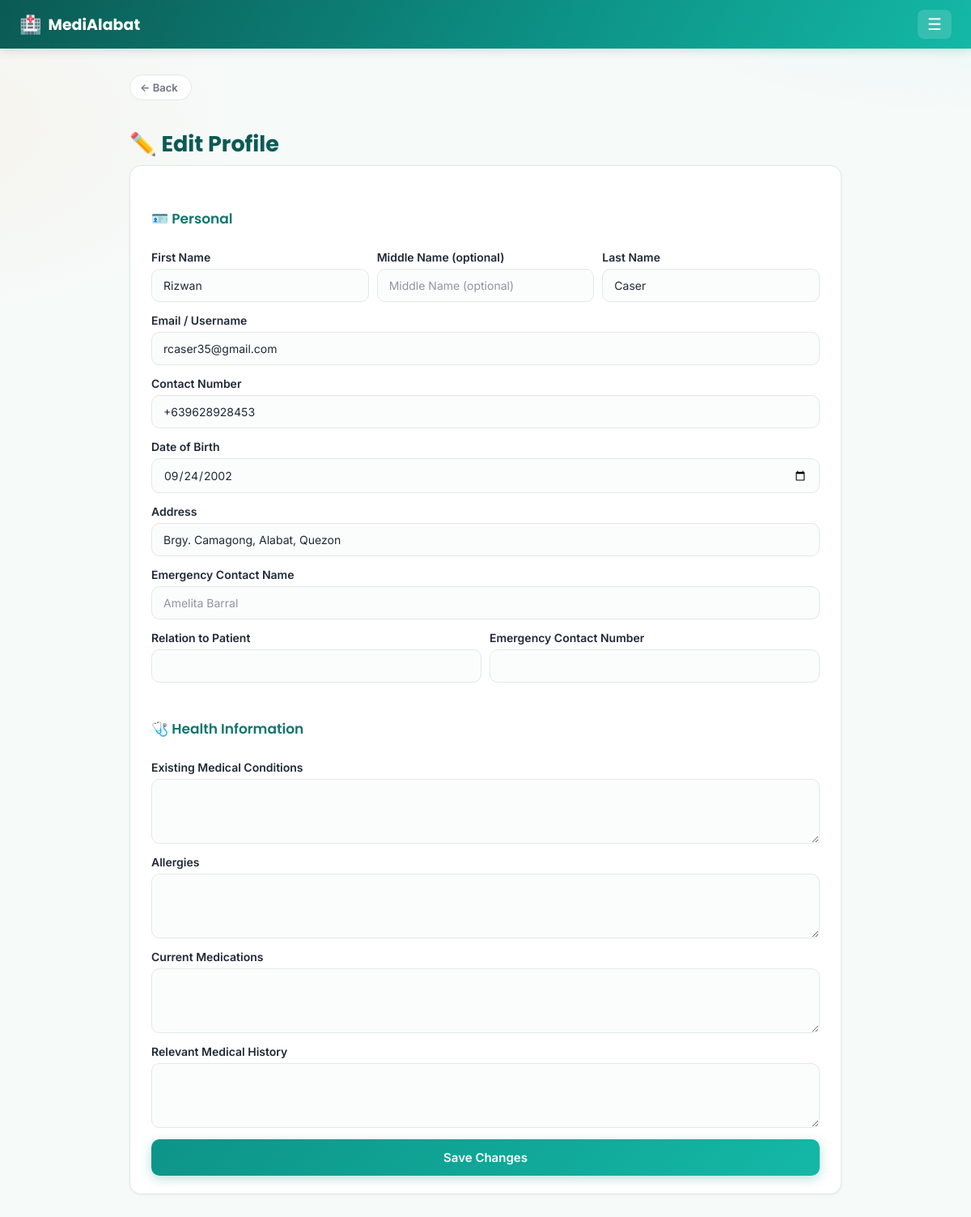
The app's page /profile/edit (signed in) with its own data.
### tables this page shows
CREATE TABLE users (
    id INTEGER PRIMARY KEY AUTOINCREMENT,
    role TEXT NOT NULL CHECK(role IN ('patient', 'staff')),
    full_name TEXT NOT NULL,
    email TEXT UNIQUE NOT NULL,
    password_hash TEXT NOT NULL,
    contact_number TEXT,
    created_at TEXT DEFAULT CURRENT_TIMESTAMP
, first_name TEXT, middle_name TEXT, last_name TEXT, status TEXT NOT NULL DEFAULT 'active', reviewed_by INTEGER, reviewed_at TEXT);

CREATE TABLE patient_profiles (
    user_id INTEGER PRIMARY KEY REFERENCES users(id) ON DELETE CASCADE,
    date_of_birth TEXT,
    address TEXT,
    sex TEXT,
    emergency_contact TEXT,
    existing_conditions TEXT,
    allergies TEXT,
    medications TEXT,
    medical_history TEXT
, emergency_contact_name TEXT, emergency_contact_relation TEXT, emergency_contact_number TEXT);

### app.py (the view, shortened to what this page needs)
@app.route("/profile/edit", methods=["GET", "POST"])
@login_required(role="patient")
def patient_profile_edit(user):
    conn = get_db()
    profile = conn.execute("SELECT * FROM patient_profiles WHERE user_id = ?", (user["id"],)).fetchone()
    conn.close()
    return render_template("patient/profile_edit.html", profile=profile, user=user)

### app.py (called while the page is built)
def current_user():
    if "user_id" not in session:
        return None
    conn = get_db()
    user = conn.execute("SELECT * FROM users WHERE id = ?", (session["user_id"],)).fetchone()
    conn.close()
    return user

def current_lang():
    return session.get("lang", DEFAULT_LANG)

@app.context_processor
def inject_globals():
    lang = current_lang()
    def fdate(d):
        """'October 8, 2026' / 'Oktubre 8, 2026' — month name follows the active language."""
        return f"{_t('month.' + str(d.month), lang=lang)} {d.day}, {d.year}"
    def fdatetime(value):
        """Format a stored 'YYYY-MM-DD HH:MM' string; returns '' for empty/unparseable values."""
        try:
            dt = datetime.strptime(value, "%Y-%m-%d %H:%M")
        except (TypeError, ValueError):
            return ""
        hour12 = dt.hour % 12 or 12
        return f"{fdate(dt.date())} · {hour12}:{dt.minute:02d} {'AM' if dt.hour < 12 else 'PM'}"
    return {
        "current_user": current_user(),
        "current_lang": lang,
        "t": lambda key, **kwargs: _t(key, lang=lang, **kwargs),
        "fdate": fdate,
        "fdatetime": fdatetime,
    }

def login_required(role=None):
    def decorator(view):
        @functools.wraps(view)
        def wrapped(*args, **kwargs):
            user = current_user()
            if user is None:
                return redirect(url_for("login"))
            if user["role"] == "staff" and user["status"] != "active":
                session.clear()                    # an unapproved / rejected staff account must never get in
                return redirect(url_for("login"))
            if role and user["role"] != role:
                abort(403)
            return view(user, *args, **kwargs)
        return wrapped
    return decorator

### db.py (called while the page is built)
def get_db():
    conn = sqlite3.connect(DB_PATH)
    conn.row_factory = sqlite3.Row
    conn.execute("PRAGMA foreign_keys = ON")
    return conn

### translations.py (called while the page is built)
def t(key, lang="en", **kwargs):
    entry = TRANSLATIONS.get(key)
    if not entry:
        return key
    text = entry.get(lang) or entry.get(DEFAULT_LANG) or key
    if kwargs:
        try:
            text = text.format(**kwargs)
        except (KeyError, IndexError):
            pass
    return text

### templates/patient/profile_edit.html (shortened to what this page needs)
{% extends "base.html" %}
{% block content %}
<h1 class="fade-in">✏️ {{ t('profile.edit_title') }}</h1>
<form method="POST" class="stack-form card fade-in">
    <h2>🪪 {{ t('profile.personal') }}</h2>
    <div class="name-field-row name-field-row-3">
        <label>{{ t('auth.first_name') }}
            <input type="text" name="first_name" value="{{ user.first_name or '' }}" placeholder="{{ t('auth.first_name') }}">
        </label>
        <label>{{ t('auth.middle_name_optional') }}
            <input type="text" name="middle_name" value="{{ user.middle_name or '' }}" placeholder="{{ t('auth.middle_name_optional') }}">
        </label>
        <label>{{ t('auth.last_name') }}
            <input type="text" name="last_name" value="{{ user.last_name or '' }}" placeholder="{{ t('auth.last_name') }}">
        </label>
    </div>
    <label>{{ t('auth.email') }}
        <input type="email" name="email" value="{{ user.email or '' }}" required>
    </label>
    <label>{{ t('auth.contact_number') }}
        <input type="tel" name="contact_number" value="{{ user.contact_number or '' }}">
    </label>
    <label>{{ t('auth.dob') }}
        <input type="date" name="date_of_birth" value="{{ profile.date_of_birth or '' }}">
    </label>
    <label>{{ t('auth.address') }}
        <input type="text" name="address" value="{{ profile.address }}">
    </label>
    <label>{{ t('profile.emergency_contact_name') }}
        <input type="text" name="emergency_contact_name" value="{{ profile.emergency_contact_name or '' }}"
               placeholder="{{ profile.emergency_contact or '' }}">
    </label>
    <div class="name-field-row name-field-row-2">
        <label>{{ t('profile.emergency_contact_relation') }}
            <input type="text" name="emergency_contact_relation" value="{{ profile.emergency_contact_relation or '' }}">
        </label>
        <label>{{ t('profile.emergency_contact_number') }}
            <input type="tel" name="emergency_contact_number" value="{{ profile.emergency_contact_number or '' }}">
        </label>
    </div>
    <h2>🩺 {{ t('profile.health_info') }}</h2>
    <label>{{ t('profile.existing_conditions') }}
        <textarea name="existing_conditions">{{ profile.existing_conditions or '' }}</textarea>
    </label>
    <label>{{ t('profile.allergies') }}
        <textarea name="allergies">{{ profile.allergies or '' }}</textarea>
    </label>
    <label>{{ t('profile.medications') }}
        <textarea name="medications">{{ profile.medications or '' }}</textarea>
    </label>
    <label>{{ t('profile.medical_history') }}
        <textarea name="medical_history">{{ profile.medical_history or '' }}</textarea>
    </label>
    <button type="submit" class="btn-primary">{{ t('profile.save_changes') }}</button>
</form>
{% endblock %}

### static/style.css (style rules this page uses)
:root { --primary: #0d9488; --primary-dark: #0f766e; --primary-darker: #0b5a54; --accent: #2dd4bf; --accent-warm: #fb923c; --bg: #f6faf9; --card-bg: #ffffff; --text: #1f2937; --muted: #6b7280; --danger: #dc2626; --border: #e2e8e7; --radius: 14px; --radius-lg: 20px; --shadow-sm: 0 1px 3px rgba(15, 23, 42, 0.06); --shadow-md: 0 8px 24px rgba(13, 148, 136, 0.10); --shadow-lg: 0 16px 40px rgba(13, 148, 136, 0.16); --heading: var(--primary-darker); --subheading: var(--primary-dark); --input-bg: #fbfdfd; --surface-faint: #edf2f1; --control-bg: #ffffff; --hero-gradient: linear-gradient(135deg, #0d9488 0%, #14b8a6 50%, #2dd4bf 100%); --nav-gradient: linear-gradient(120deg, #0b5a54, #0d9488 60%, #14b8a6); --btn-gradient: linear-gradient(135deg, #0d9488, #14b8a6); --btn-shadow: rgba(13, 148, 136, 0.28); --solid: #0d9488; --tint: #ecfdf9; --tint-strong: #d1fae5; --text-on-tint: #0b5a54; --ai-card-bg: linear-gradient(135deg, #ecfdf9, #fff7ed); --danger-tint: #fef2f2; --warn-tint: #fff7ed; --chip-pending-bg: #fef3c7; --chip-pending-fg: #92400e; --chip-approved-bg: #d1fae5; --chip-approved-fg: #065f46; --chip-resched-bg: #fed7aa; --chip-resched-fg: #9a3412; --flash-ok-bg: #d1fae5; --flash-ok-fg: #065f46; --flash-err-bg: #fee2e2; --flash-err-fg: #991b1b; --slot-open-fg: #065f46; --slot-blocked-bg: #fef2f2; --slot-blocked-border: #fecaca; --slot-blocked-fg: #991b1b; --slot-approved-bg: #ecfdf9; --sun: #dc2626; --sat: #2563eb; --am-bg: #fff7ed; --am-border: #fed7aa; --am-fg: #9a3412; --am-label: #b45309; --pm-bg: #eef2ff; --pm-border: #c7d2fe; --pm-fg: #3730a3; --pm-label: #4338ca; color-scheme: light; }
* { box-sizing: border-box; overflow-wrap: break-word; }
body { margin: 0; font-family: 'Inter', system-ui, -apple-system, sans-serif; transition: background-color 0.2s ease, color 0.2s ease; background: radial-gradient(900px 500px at 100% -10%, rgba(45, 212, 191, 0.10), transparent 60%), radial-gradient(700px 400px at -10% 10%, rgba(251, 146, 60, 0.07), transparent 60%), var(--bg); background-attachment: fixed; color: var(--text); -webkit-font-smoothing: antialiased; }
h1, h2, h3, .brand, .brand-lg { font-family: 'Poppins', 'Inter', system-ui, sans-serif; }
.fade-in { animation: fadeInUp 0.35s ease both; }
h1 { font-size: 27px; margin-bottom: 6px; font-weight: 700; color: var(--heading); }
h2 { font-size: 17px; margin-top: 30px; margin-bottom: 12px; color: var(--subheading); font-weight: 600; }
.card { background: var(--card-bg); border: 1px solid var(--border); border-radius: var(--radius); padding: 22px 26px; margin-bottom: 20px; box-shadow: var(--shadow-sm); transition: box-shadow 0.2s ease, transform 0.2s ease; }
.name-field-row { display: grid; grid-template-columns: repeat(3, minmax(0, 1fr)); gap: 10px; align-items: end; }
.name-field-row-2 { grid-template-columns: repeat(2, minmax(0, 1fr)); }
.name-field-row > label { min-width: 0; }
.name-field-row input, .name-field-row select { width: 100%; min-width: 0; }
.stack-form { display: flex; flex-direction: column; gap: 14px; }
.stack-form label { display: flex; flex-direction: column; gap: 6px; font-size: 14px; font-weight: 600; color: var(--text); }
input, select, textarea { padding: 11px 14px; border: 1.5px solid var(--border); border-radius: 10px; font-size: 14px; font-family: inherit; background: var(--input-bg); color: var(--text); transition: border-color 0.15s ease, box-shadow 0.15s ease; }
input::placeholder, textarea::placeholder { color: var(--muted); opacity: 0.75; }
textarea { min-height: 80px; resize: vertical; }
button { font-family: inherit; cursor: pointer; }
.btn-primary { background: var(--btn-gradient); color: white; border: none; padding: 13px 24px; border-radius: 10px; font-size: 15px; font-weight: 600; display: inline-block; text-align: center; box-shadow: 0 4px 14px var(--btn-shadow); transition: transform 0.15s ease, box-shadow 0.15s ease; }

### records on screen
users: first_name "Rizwan", last_name "Caser", email "rcaser35@gmail.com", contact_number "+639628928453"
patient_profiles: date_of_birth "09/24/2002", address "Brgy. Camagong, Alabat, Quezon", emergency_contact_name "Amelita Barral"

### other values on screen
{{ t('nav.back') }} "Back"
{{ t('profile.edit_title') }} "Edit Profile"
{{ t('profile.personal') }} "Personal"
{{ t('auth.first_name') }} "First Name"
{{ t('auth.middle_name_optional') }} "Middle Name (optional)"
{{ t('auth.last_name') }} "Last Name"
{{ t('auth.email') }} "Email / Username"
{{ t('auth.contact_number') }} "Contact Number"
{{ t('auth.dob') }} "Date of Birth"
{{ t('auth.address') }} "Address"
{{ t('profile.emergency_contact_name') }} "Emergency Contact Name"
{{ t('profile.emergency_contact_relation') }} "Relation to Patient"
{{ t('profile.emergency_contact_number') }} "Emergency Contact Number"
{{ t('profile.health_info') }} "Health Information"
{{ t('profile.existing_conditions') }} "Existing Medical Conditions"
